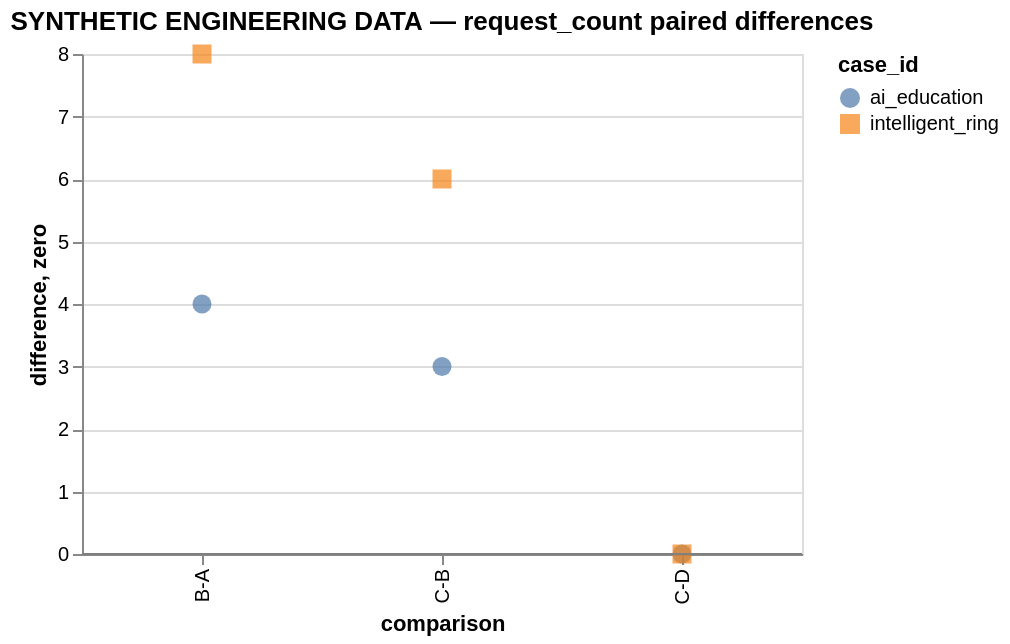

Here is the Vega-Lite specification saved for this chart:
### Vega-Lite specification from a JSON file in a GitHub repository (floating-point values rounded to 4 significant figures)
{"config": {"view": {"continuousWidth": 300, "continuousHeight": 300}}, "layer": [{"data": {"values": [{"case_id": "ai_education", "comparison": "B-A", "difference": 4}, {"case_id": "intelligent_ring", "comparison": "B-A", "difference": 8}, {"case_id": "ai_education", "comparison": "C-B", "difference": 3}, {"case_id": "intelligent_ring", "comparison": "C-B", "difference": 6}, {"case_id": "ai_education", "comparison": "C-D", "difference": 0}, {"case_id": "intelligent_ring", "comparison": "C-D", "difference": 0}]}, "mark": {"type": "point", "filled": true, "size": 90}, "encoding": {"color": {"field": "case_id", "type": "nominal"}, "shape": {"field": "case_id", "type": "nominal"}, "tooltip": [{"field": "case_id", "type": "nominal"}, {"field": "comparison", "type": "nominal"}, {"field": "difference", "type": "quantitative"}], "x": {"field": "comparison", "sort": ["B-A", "C-B", "C-D"], "type": "nominal"}, "y": {"field": "difference", "type": "quantitative"}}, "title": "SYNTHETIC ENGINEERING DATA — request_count paired differences"}, {"data": {"values": [{"zero": 0}]}, "mark": {"type": "rule", "color": "gray"}, "encoding": {"y": {"field": "zero", "type": "quantitative"}}}], "height": 250, "width": 360, "$schema": "https://vega.github.io/schema/vega-lite/v6.4.1.json"}
